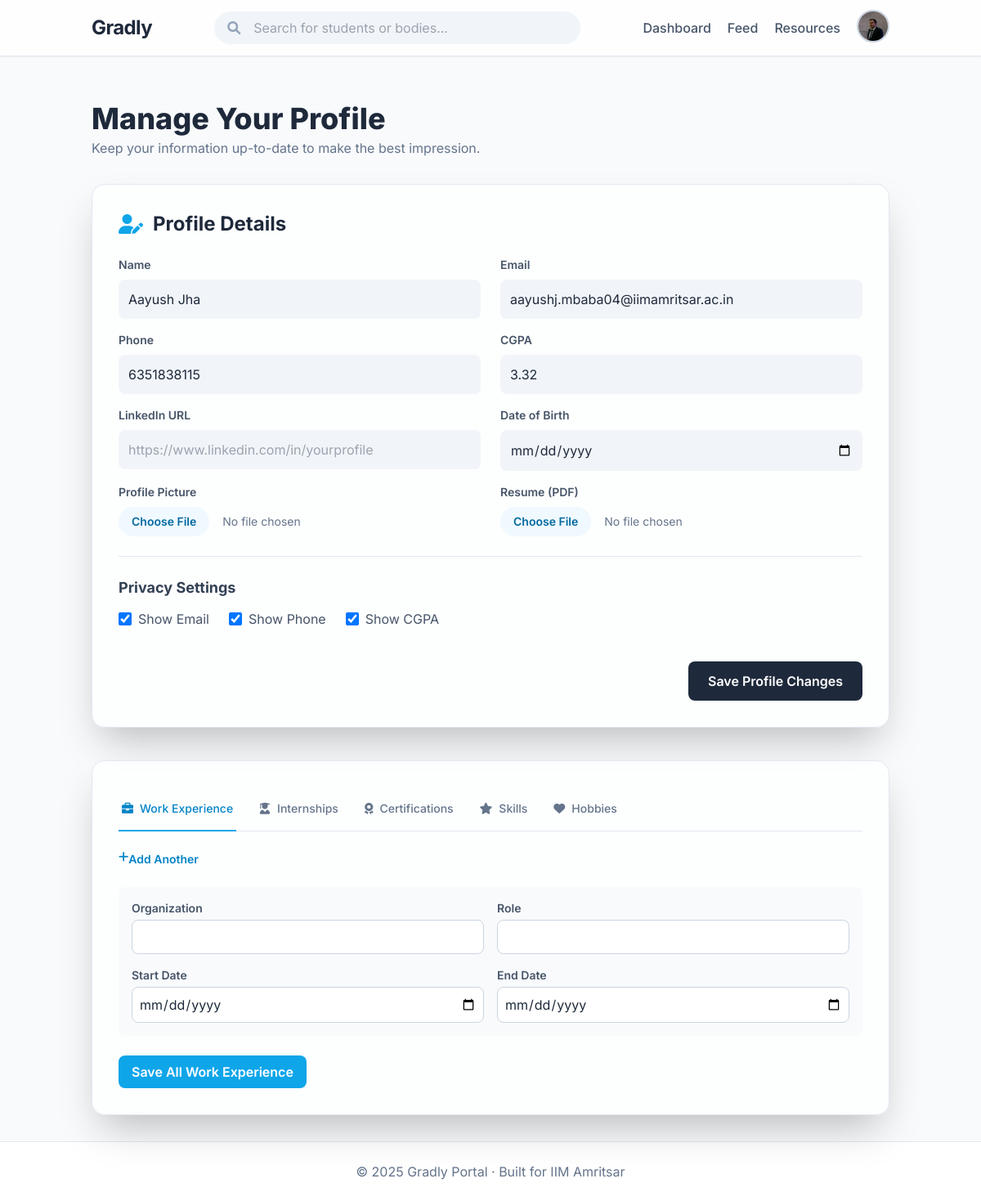
The app's page /profile/edit (signed in), older data.
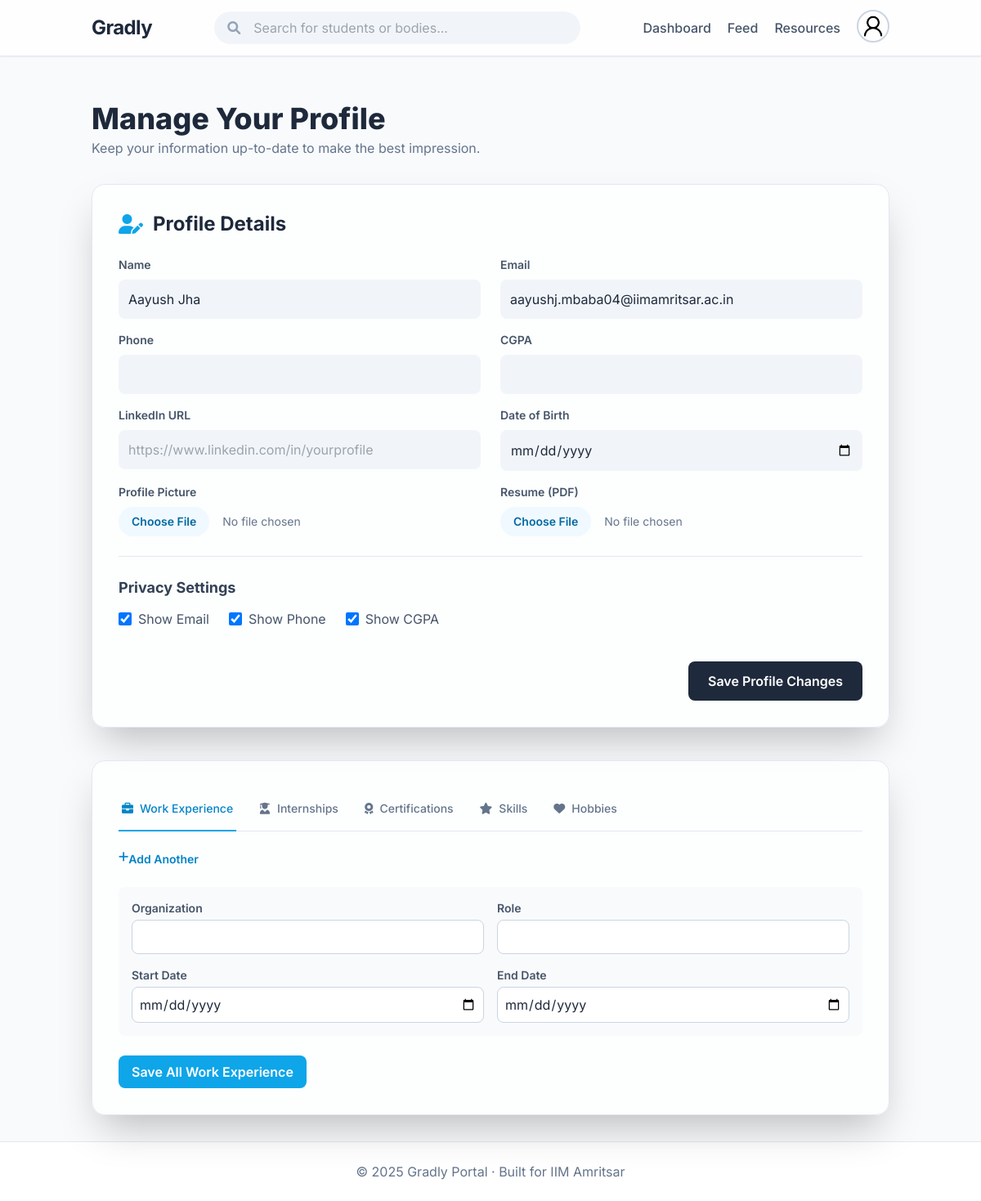
The same page, newer data.
### models.py (models this page shows, shortened)
class User(db.Model, UserMixin):
    id = db.Column(db.String(15), primary_key=True)
    name = db.Column(db.String(100), nullable=False)
    email = db.Column(db.String(120), unique=True, nullable=False)
    password = db.Column(db.String(200), nullable=False)
    cgpa = db.Column(db.Float, nullable=True)
    resume = db.Column(db.String(200), nullable=True)
    phone = db.Column(db.String(20), nullable=True)
    profile_pic = db.Column(db.String(200), nullable=True)
    linkedin_url = db.Column(db.String(300), nullable=True)
    dob = db.Column(db.Date, nullable=True)
    is_admin = db.Column(db.Boolean, default=False)
    show_email = db.Column(db.Boolean, default=True)
    show_phone = db.Column(db.Boolean, default=True)
    show_cgpa = db.Column(db.Boolean, default=True)
    work_experiences = db.relationship('WorkExperience', backref='user', lazy=True)
    internships = db.relationship('Internship', backref='user', lazy=True)
    certifications = db.relationship('Certification', backref='user', lazy=True)
    skills = db.relationship('Skill', backref='user', lazy=True)
    hobbies = db.relationship('Hobby', backref='user', lazy=True)
    comments = db.relationship("PostComment", backref="author", lazy=True, cascade="all, delete-orphan")
    votes = db.relationship("PostVote", backref="voter", lazy=True, cascade="all, delete-orphan")
    posts = db.relationship("Post", backref="user", lazy=True, cascade="all, delete-orphan")
    @property
    def user_type(self):
        return "student"

### routes/profile.py (the view, shortened to what this page needs)
@profile_bp.route('/profile/edit', methods=['GET', 'POST'])
@login_required
def edit_profile():
    profile_form = EditProfileForm()
    work_form = WorkExperienceForm()
    internship_form = InternshipForm()
    cert_form = CertificationForm()
    skill_form = SkillForm()
    hobby_form = HobbyForm()
    if request.method == 'GET':
        profile_form.name.data = current_user.name
        profile_form.email.data = current_user.email
        profile_form.phone.data = current_user.phone
        profile_form.cgpa.data = current_user.cgpa
        profile_form.show_email.data = current_user.show_email
        profile_form.show_phone.data = current_user.show_phone
        profile_form.show_cgpa.data = current_user.show_cgpa
    if cert_form.submit.data and cert_form.validate_on_submit():
        cert = Certification(title=cert_form.title.data, user_id=current_user.id)
        db.session.add(cert)
        db.session.commit()
        flash("Certification added!", "success")
        return redirect(url_for('profile.view_profile', user_id=current_user.id))
    if skill_form.submit.data and skill_form.validate_on_submit():
        skill = Skill(name=skill_form.name.data, user_id=current_user.id)
        db.session.add(skill)
        db.session.commit()
        flash("Skill added!", "success")
        return redirect(url_for('profile.view_profile', user_id=current_user.id))
    if hobby_form.submit.data and hobby_form.validate_on_submit():
        hobby = Hobby(name=hobby_form.name.data, user_id=current_user.id)
        db.session.add(hobby)
        db.session.commit()
        flash("Hobby added!", "success")
        return redirect(url_for('profile.view_profile', user_id=current_user.id))
    return render_template(
        "edit_profile.html",
        profile_form=profile_form,
        work_form=work_form,
        internship_form=internship_form,
        cert_form=cert_form,
        skill_form=skill_form,
        hobby_form=hobby_form
    )

### forms.py
class EditProfileForm(FlaskForm):
    name = StringField("Name", validators=[DataRequired()])
    email = StringField("Email", validators=[DataRequired(), Email()])
    phone = StringField("Phone", validators=[Optional()])
    cgpa = FloatField("CGPA", validators=[Optional()])
    profile_pic = FileField("Profile Picture")
    linkedin_url = StringField("LinkedIn URL", validators=[Optional()])
    resume = FileField("Resume (PDF)")
    dob = DateField("Date of Birth", format="%Y-%m-%d", validators=[Optional()])
    show_email = BooleanField("Show Email")
    show_phone = BooleanField("Show Phone")
    show_cgpa = BooleanField("Show CGPA")
    submit = SubmitField("Save Changes")

class WorkExperienceForm(FlaskForm):
    organization = StringField("Organization", validators=[DataRequired()])
    role = StringField("Role", validators=[Optional()])
    start_date = DateField("Start Date", format='%Y-%m-%d', validators=[Optional()])
    end_date = DateField("End Date", format='%Y-%m-%d', validators=[Optional()])
    submit = SubmitField("Add Work Experience")

### app.py (called while the page is built)
@app.before_request
def create_tables():
    db.create_all()

### templates/edit_profile.html (shortened to what the changed rows need)
{% extends "base.html" %}
{% block content %}
<div class="mb-8">
    <h1 class="text-4xl font-extrabold text-slate-800">Manage Your Profile</h1>
</div>
<div class="max-w-6xl mx-auto space-y-10">
    <div class="bg-white/70 backdrop-blur-lg p-8 rounded-2xl shadow-2xl border border-slate-200">
        <h2 class="text-2xl font-bold text-slate-800 mb-6 flex items-center gap-3"><i
                class="fa fa-user-edit text-sky-500"></i> Profile Details</h2>
        <form method="POST" enctype="multipart/form-data" class="space-y-6">
<div class="grid md:grid-cols-2 gap-x-6 gap-y-4">
    <div>
        {{ profile_form.name.label(class="block text-sm font-semibold text-slate-600 mb-2") }}
        {{ profile_form.name(class="w-full p-3 bg-slate-100 border-transparent rounded-lg focus:ring-2
        focus:ring-sky-500 transition") }}
    </div>
    <div>
        {{ profile_form.email.label(class="block text-sm font-semibold text-slate-600 mb-2") }}
        {{ profile_form.email(class="w-full p-3 bg-slate-100 border-transparent rounded-lg focus:ring-2
        focus:ring-sky-500 transition") }}
    </div>
    <div>
        {{ profile_form.phone.label(class="block text-sm font-semibold text-slate-600 mb-2") }}
        {{ profile_form.phone(class="w-full p-3 bg-slate-100 border-transparent rounded-lg focus:ring-2
        focus:ring-sky-500 transition") }}
    </div>
    <div>
        {{ profile_form.cgpa.label(class="block text-sm font-semibold text-slate-600 mb-2") }}
        {{ profile_form.cgpa(class="w-full p-3 bg-slate-100 border-transparent rounded-lg focus:ring-2
        focus:ring-sky-500 transition") }}
    </div>
    <div>
        {{ profile_form.linkedin_url.label(class="block text-sm font-semibold text-slate-600 mb-2") }}
        {{ profile_form.linkedin_url(
        placeholder="https://www.linkedin.com/in/yourprofile",
        class="w-full p-3 bg-slate-100 border-transparent rounded-lg focus:ring-2 focus:ring-sky-500 transition"
        ) }}
    </div>
    <div>
        {{ profile_form.dob.label(class="block text-sm font-semibold text-slate-600 mb-2") }}
        {{ profile_form.dob(
        class="w-full p-3 bg-slate-100 border-transparent rounded-lg focus:ring-2 focus:ring-sky-500 transition"
        ) }}
    </div>
    <div>
        {{ profile_form.profile_pic.label(class="block text-sm font-semibold text-slate-600 mb-2") }}
        {{ profile_form.profile_pic(class="w-full text-sm text-slate-500 file:mr-4 file:py-2 file:px-4
        file:rounded-full file:border-0 file:text-sm file:font-semibold file:bg-sky-50 file:text-sky-700
        hover:file:bg-sky-100") }}
    </div>
    <div>
        {{ profile_form.resume.label(class="block text-sm font-semibold text-slate-600 mb-2") }}
        {{ profile_form.resume(class="w-full text-sm text-slate-500 file:mr-4 file:py-2 file:px-4
        file:rounded-full file:border-0 file:text-sm file:font-semibold file:bg-sky-50 file:text-sky-700
        hover:file:bg-sky-100") }}
    </div>
</div>
            <div class="border-t border-slate-200 pt-6">
                <div class="flex flex-wrap gap-x-6 gap-y-2">
                    <label class="flex items-center gap-2 text-slate-600 cursor-pointer">{{
                        profile_form.show_email(class="h-4 w-4 rounded border-slate-300 text-sky-600
                        focus:ring-sky-500") }} Show Email</label>
                    <label class="flex items-center gap-2 text-slate-600 cursor-pointer">{{
                        profile_form.show_phone(class="h-4 w-4 rounded border-slate-300 text-sky-600
                        focus:ring-sky-500") }} Show Phone</label>
                    <label class="flex items-center gap-2 text-slate-600 cursor-pointer">{{
                        profile_form.show_cgpa(class="h-4 w-4 rounded border-slate-300 text-sky-600 focus:ring-sky-500")
                        }} Show CGPA</label>
                </div>
            </div>
        </form>
    </div>
</div>
<link rel="stylesheet" href="https://cdnjs.cloudflare.com/ajax/libs/font-awesome/6.0.0/css/all.min.css">
{% endblock %}

### templates/base.html (shortened to what this page needs)
<!DOCTYPE html>
<html lang="en" class="scroll-smooth">
<head>
    <script src="https://cdn.tailwindcss.com"></script>
    <link rel="stylesheet" href="https://cdnjs.cloudflare.com/ajax/libs/font-awesome/6.5.2/css/all.min.css"
 />
</head>
<body class="bg-slate-50 text-slate-800 flex flex-col min-h-screen">
    <nav class="sticky top-0 z-50 bg-white/80 backdrop-blur-lg shadow-sm border-b border-slate-200">
        <div class="container mx-auto px-6 py-3 flex justify-between items-center">
            <a href="{% if current_user.is_authenticated and current_user.user_type == 'body' %}
                     {{ url_for('studentbody.body_home', body_id=current_user.id) }}
                  {% else %}
                     {{ url_for('home') }}
                  {% endif %}" class="text-2xl font-bold text-slate-800 tracking-tight">
                Gradly
            </a>
            {% if current_user.is_authenticated %}
            <div class="relative w-full max-w-md hidden md:block">
                <i class="fa fa-search absolute left-4 top-1/2 -translate-y-1/2 text-slate-400"></i>
                <input id="search-bar" type="text" placeholder="Search for students or bodies..."
                    class="w-full pl-12 pr-4 py-2 rounded-full bg-slate-100 border-transparent focus:outline-none focus:ring-2 focus:ring-sky-500 transition-all">
            </div>
            {% endif %}
            <div class="flex items-center space-x-5">
                {% if current_user.is_authenticated %}
                {% if current_user.user_type == "student" %}
                <a href="{{ url_for('dashboard.dashboard') }}"
                    class="text-slate-600 hover:text-sky-500 font-medium transition-colors">Dashboard</a>
                {% elif current_user.user_type == "body" %}
                <a href="{{ url_for('studentbody.body_dashboard', body_id=current_user.id) }}"
                    class="text-slate-600 hover:text-pink-500 font-medium transition-colors">Dashboard</a>
                {% endif %}
                <a href="{{ url_for('posts.feed') }}"
                    class="text-slate-600 hover:text-emerald-500 font-medium transition-colors">Feed</a>
                <a href="{{ url_for('resources.resources') }}"
                    class="text-slate-600 hover:text-sky-500 font-medium transition-colors">Resources</a>
                <div class="relative" x-data="{ open: false }">
                    <button @click="open = !open"
                        class="w-10 h-10 rounded-full overflow-hidden border-2 border-slate-300 focus:outline-none">
                        {% if current_user.profile_pic %}
                        <img src="{{ url_for('static', filename=current_user.profile_pic) }}" alt="Profile Picture"
                            class="w-full h-full object-cover">
                        {% else %}
                        <img src="{{ url_for('static', filename='default-profile.png') }}" alt="Default Picture"
                            class="w-full h-full object-cover">
                        {% endif %}
                    </button>
                </div>
                {% else %}
                <a href="{{ url_for('auth.login') }}"
                    class="text-slate-600 hover:text-sky-500 font-medium transition-colors">Login</a>
                <a href="{{ url_for('auth.register') }}"
                    class="bg-sky-500 text-white px-4 py-2 rounded-full text-sm font-semibold hover:bg-sky-600 transition-all duration-300">Register</a>
                {% endif %}
            </div>
        </div>
    </nav>
    <main class="container mx-auto px-6 py-8 flex-grow">
        <div class="content-fade-in">
            {% block content %}{% endblock %}
        </div>
    </main>
    <footer class="bg-white border-t border-slate-200 text-center py-6 mt-auto">
        <p class="text-slate-500">&copy; 2025 Gradly Portal · Built for IIM Amritsar</p>
    </footer>
</body>
</html>

Row changes from the older to the newer data that the page shows:
changed User "Aayush Jha": phone "6351838115" → (not shown); cgpa "3.32" → (not shown); profile_pic: picture removed
